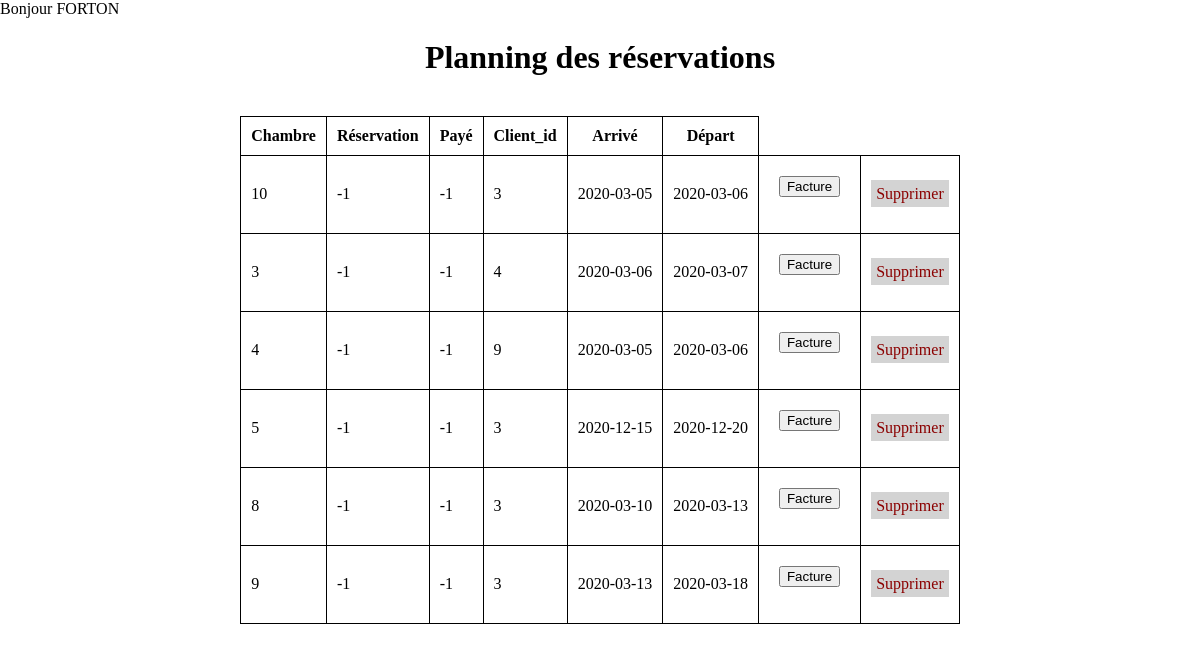
/php/admin_reservations/visualisation_admin.php (signed in), run on the app's committed database.
### tables this page shows
CREATE TABLE IF NOT EXISTS `clients` (
  `id` int(11) NOT NULL AUTO_INCREMENT,
  `civilite` varchar(20) NOT NULL,
  `nom` varchar(100) NOT NULL,
  `prenom` varchar(70) NOT NULL,
  `adresse` varchar(200) DEFAULT NULL,
  `codePostal` varchar(10) DEFAULT NULL,
  `ville` varchar(200) DEFAULT NULL,
  `pseudo` varchar(50) NOT NULL,
  `mail` varchar(50) NOT NULL,
  `mot_de_passe` varchar(50) NOT NULL,
  `pays_id` int(11) DEFAULT NULL,
  `avatar` varchar(255) NOT NULL,
  `admin` tinyint(4) NOT NULL,
  PRIMARY KEY (`id`)
);

CREATE TABLE IF NOT EXISTS `planning` (
  `chambre_id` char(2) NOT NULL,
  `reservation` int(11) NOT NULL DEFAULT '0',
  `paye` int(11) NOT NULL DEFAULT '0',
  `client_id` int(11) NOT NULL,
  `depart` date DEFAULT NULL,
  `arrive` date DEFAULT NULL,
  `token` text,
  `facture` longtext
);

### php/dao_user.php (called while the page is built, shortened)
<?php
function getUserById($id){
	$sql = 'SELECT `nom`, `prenom`, admin FROM `clients`  WHERE `id` = :id';
	$db = getConnection();
	$select = $db->prepare($sql);
	$select->execute(array('id'=>$id));
	$result = $select->fetchAll();
	return empty($result) ? false : array('nom' => $result[0]['nom'], 'prenom' => $result[0]['prenom'], 'admin' => $result[0]['admin']);
}

### php/admin_reservations/fonction_reservation.php (called while the page is built, shortened)
<?php
function visualisation_admin(PDO $BDD){
    $requete = $BDD->prepare ("SELECT chambre_id , reservation , paye , client_id , depart, arrive , token,facture FROM planning
                ORDER BY chambre_id ASC");
    $requete->execute();
    $resultat = $requete->fetchAll();
    return $resultat;
}

### php/admin_reservations/visualisation_admin.php (the view, shortened to what this page needs)
<?php
require('../dao_user.php');
global $VAR_LOGGED;
$id = sessionVar($VAR_LOGGED);
$clients = getUserById($id);
echo 'Bonjour ' . $clients['nom'] ;
?>
<!DOCTYPE html>
<html lang="en">
<head>
    <link href="../../css/chambre.css" rel="stylesheet">
</head>
<body>
    <h1><center>Planning des réservations</center> </h1>
    <br>
    <center>
    <?php
    $login = "root";
    $pass = "";
    require 'fonction_reservation.php';
    $BDD = getDataBase($login , $pass);
    $visu_a = visualisation_admin ($BDD);
    if ($visu_a) {
        ?>
        <table>
            <thead>
                <tr>
                    <th>Chambre</th>
                    <th>Réservation</th>
                    <th>Payé</th>
                    <th>Client_id</th>
                    <th>Arrivé</th>
                    <th>Départ</th>
                </tr>
            </thead>
        <tbody>
        <?php
        }
        foreach ($visu_a as $visu_a) {
            echo '<tr>'.'<td>'.$visu_a['chambre_id'].'</td>'.
                '<td>'.$visu_a['reservation'].'</td>'.
                '<td>'.$visu_a['paye'].'</td>'.
                '<td>'.$visu_a['client_id'].'</td>'.
                '<td>'.$visu_a['arrive'].'</td>'.
                '<td>'.$visu_a['depart'].'</td>'.'<td>';
            ?>    <form action="facture.php" method="POST">
                <input type="submit" value="Facture">
            </form>
            <?php
            echo         '</td>' .'<td>'. '<a href="supprimer.php?token=' . $visu_a['token'] . '">Supprimer</a>' . '</td>' .
                '</tr>';
        }
        ?>
        </tbody>
        </table>
    </center>
</body>
</html>

### css/chambre.css (style rules this page uses)
a { text-decoration: none; color: darkred; padding: 5px; background-color: lightgrey; }
table { border-collapse: collapse; }
th, td { border: 1px solid black; padding: 10px; }
form input { margin: 10px; }
html { margin: 0; padding: 0; }
body { margin: 0; padding: 0; }

### data on the page
clients: nom "FORTON"
planning: chambre_id "10", reservation "-1", paye "-1", client "3", arrive "2020-03-05", depart "2020-03-06"
planning: chambre_id "3", reservation "-1", paye "-1", client "4", arrive "2020-03-06", depart "2020-03-07"
planning: chambre_id "4", reservation "-1", paye "-1", client "9", arrive "2020-03-05", depart "2020-03-06"
planning: chambre_id "5", reservation "-1", paye "-1", client "3", arrive "2020-12-15", depart "2020-12-20"
planning: chambre_id "8", reservation "-1", paye "-1", client "3", arrive "2020-03-10", depart "2020-03-13"
planning: chambre_id "9", reservation "-1", paye "-1", client "3", arrive "2020-03-13", depart "2020-03-18"
